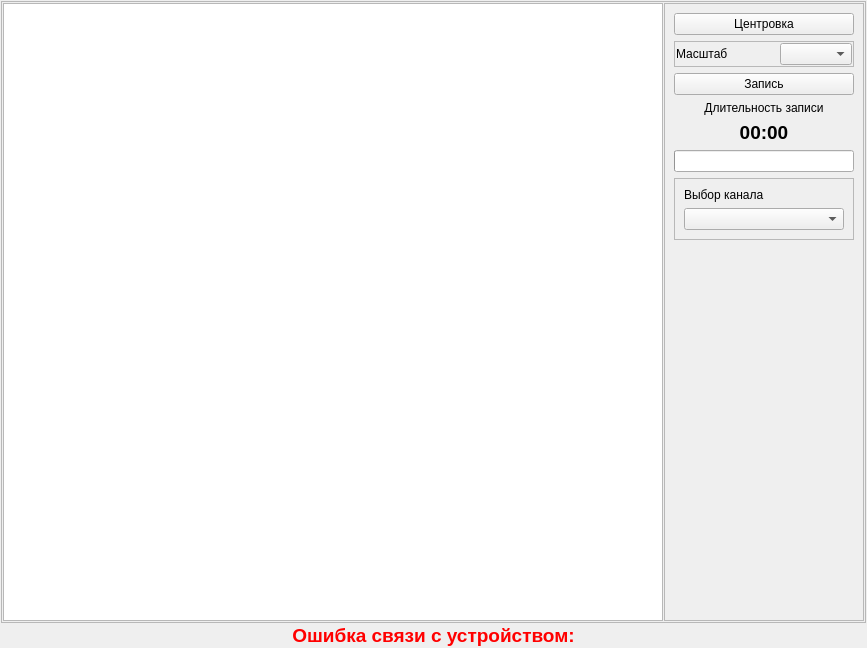
<?xml version="1.0" encoding="UTF-8"?>
<ui version="4.0">
 <class>TrenTakePutExecute</class>
 <widget class="QWidget" name="TrenTakePutExecute">
  <property name="geometry">
   <rect>
    <x>0</x>
    <y>0</y>
    <width>867</width>
    <height>648</height>
   </rect>
  </property>
  <property name="windowTitle">
   <string>Form</string>
  </property>
  <layout class="QVBoxLayout" name="verticalLayout_2">
   <property name="spacing">
    <number>1</number>
   </property>
   <property name="leftMargin">
    <number>1</number>
   </property>
   <property name="topMargin">
    <number>1</number>
   </property>
   <property name="rightMargin">
    <number>1</number>
   </property>
   <property name="bottomMargin">
    <number>1</number>
   </property>
   <item>
    <widget class="QFrame" name="frMain">
     <property name="frameShape">
      <enum>QFrame::StyledPanel</enum>
     </property>
     <property name="frameShadow">
      <enum>QFrame::Raised</enum>
     </property>
     <layout class="QHBoxLayout" name="horizontalLayout">
      <property name="spacing">
       <number>1</number>
      </property>
      <property name="leftMargin">
       <number>1</number>
      </property>
      <property name="topMargin">
       <number>1</number>
      </property>
      <property name="rightMargin">
       <number>1</number>
      </property>
      <property name="bottomMargin">
       <number>1</number>
      </property>
      <item>
       <widget class="QGraphicsView" name="gvGame"/>
      </item>
      <item>
       <widget class="QFrame" name="frControl">
        <property name="sizePolicy">
         <sizepolicy hsizetype="Fixed" vsizetype="Preferred">
          <horstretch>3</horstretch>
          <verstretch>0</verstretch>
         </sizepolicy>
        </property>
        <property name="minimumSize">
         <size>
          <width>200</width>
          <height>0</height>
         </size>
        </property>
        <property name="frameShape">
         <enum>QFrame::StyledPanel</enum>
        </property>
        <property name="frameShadow">
         <enum>QFrame::Raised</enum>
        </property>
        <layout class="QVBoxLayout" name="verticalLayout">
         <item>
          <widget class="QPushButton" name="btnZeroing">
           <property name="text">
            <string>Центровка</string>
           </property>
           <property name="icon">
            <iconset resource="../../kernel.qrc">
             <normaloff>:/images/Zeroing.png</normaloff>:/images/Zeroing.png</iconset>
           </property>
           <property name="iconSize">
            <size>
             <width>22</width>
             <height>22</height>
            </size>
           </property>
          </widget>
         </item>
         <item>
          <widget class="QFrame" name="frScale">
           <property name="frameShape">
            <enum>QFrame::StyledPanel</enum>
           </property>
           <property name="frameShadow">
            <enum>QFrame::Raised</enum>
           </property>
           <layout class="QHBoxLayout" name="horizontalLayout_2">
            <property name="leftMargin">
             <number>1</number>
            </property>
            <property name="topMargin">
             <number>1</number>
            </property>
            <property name="rightMargin">
             <number>1</number>
            </property>
            <property name="bottomMargin">
             <number>1</number>
            </property>
            <item>
             <widget class="QLabel" name="lblScale">
              <property name="sizePolicy">
               <sizepolicy hsizetype="Preferred" vsizetype="Preferred">
                <horstretch>2</horstretch>
                <verstretch>0</verstretch>
               </sizepolicy>
              </property>
              <property name="text">
               <string>Масштаб</string>
              </property>
             </widget>
            </item>
            <item>
             <widget class="QComboBox" name="cbScale">
              <property name="sizePolicy">
               <sizepolicy hsizetype="Preferred" vsizetype="Fixed">
                <horstretch>1</horstretch>
                <verstretch>0</verstretch>
               </sizepolicy>
              </property>
             </widget>
            </item>
           </layout>
          </widget>
         </item>
         <item>
          <widget class="QPushButton" name="btnRecord">
           <property name="text">
            <string>Запись</string>
           </property>
           <property name="icon">
            <iconset resource="../../kernel.qrc">
             <normaloff>:/images/Save.png</normaloff>:/images/Save.png</iconset>
           </property>
           <property name="iconSize">
            <size>
             <width>22</width>
             <height>22</height>
            </size>
           </property>
          </widget>
         </item>
         <item>
          <widget class="QLabel" name="lblRecLenTitle">
           <property name="text">
            <string>Длительность записи</string>
           </property>
           <property name="alignment">
            <set>Qt::AlignCenter</set>
           </property>
          </widget>
         </item>
         <item>
          <widget class="QLabel" name="lblRecLen">
           <property name="font">
            <font>
             <family>MS Shell Dlg 2</family>
             <pointsize>14</pointsize>
             <weight>75</weight>
             <bold>true</bold>
            </font>
           </property>
           <property name="text">
            <string>00:00</string>
           </property>
           <property name="alignment">
            <set>Qt::AlignCenter</set>
           </property>
          </widget>
         </item>
         <item>
          <widget class="QProgressBar" name="pbRec">
           <property name="value">
            <number>0</number>
           </property>
           <property name="textVisible">
            <bool>false</bool>
           </property>
          </widget>
         </item>
         <item>
          <widget class="QFrame" name="frSelectChannel">
           <property name="frameShape">
            <enum>QFrame::StyledPanel</enum>
           </property>
           <property name="frameShadow">
            <enum>QFrame::Raised</enum>
           </property>
           <layout class="QVBoxLayout" name="verticalLayout_3">
            <item>
             <widget class="QLabel" name="lblSelectChannel">
              <property name="text">
               <string>Выбор канала</string>
              </property>
             </widget>
            </item>
            <item>
             <widget class="QComboBox" name="cbSelectChannel"/>
            </item>
           </layout>
          </widget>
         </item>
         <item>
          <spacer name="verticalSpacer">
           <property name="orientation">
            <enum>Qt::Vertical</enum>
           </property>
           <property name="sizeHint" stdset="0">
            <size>
             <width>20</width>
             <height>40</height>
            </size>
           </property>
          </spacer>
         </item>
        </layout>
       </widget>
      </item>
     </layout>
    </widget>
   </item>
   <item>
    <widget class="QLabel" name="lblCommunicationError">
     <property name="sizePolicy">
      <sizepolicy hsizetype="Preferred" vsizetype="Fixed">
       <horstretch>0</horstretch>
       <verstretch>0</verstretch>
      </sizepolicy>
     </property>
     <property name="palette">
      <palette>
       <active>
        <colorrole role="WindowText">
         <brush brushstyle="SolidPattern">
          <color alpha="255">
           <red>255</red>
           <green>0</green>
           <blue>0</blue>
          </color>
         </brush>
        </colorrole>
        <colorrole role="Base">
         <brush brushstyle="SolidPattern">
          <color alpha="255">
           <red>255</red>
           <green>0</green>
           <blue>0</blue>
          </color>
         </brush>
        </colorrole>
        <colorrole role="Window">
         <brush brushstyle="SolidPattern">
          <color alpha="255">
           <red>255</red>
           <green>0</green>
           <blue>0</blue>
          </color>
         </brush>
        </colorrole>
       </active>
       <inactive>
        <colorrole role="WindowText">
         <brush brushstyle="SolidPattern">
          <color alpha="255">
           <red>255</red>
           <green>0</green>
           <blue>0</blue>
          </color>
         </brush>
        </colorrole>
        <colorrole role="Base">
         <brush brushstyle="SolidPattern">
          <color alpha="255">
           <red>255</red>
           <green>0</green>
           <blue>0</blue>
          </color>
         </brush>
        </colorrole>
        <colorrole role="Window">
         <brush brushstyle="SolidPattern">
          <color alpha="255">
           <red>255</red>
           <green>0</green>
           <blue>0</blue>
          </color>
         </brush>
        </colorrole>
       </inactive>
       <disabled>
        <colorrole role="WindowText">
         <brush brushstyle="SolidPattern">
          <color alpha="255">
           <red>120</red>
           <green>120</green>
           <blue>120</blue>
          </color>
         </brush>
        </colorrole>
        <colorrole role="Base">
         <brush brushstyle="SolidPattern">
          <color alpha="255">
           <red>255</red>
           <green>0</green>
           <blue>0</blue>
          </color>
         </brush>
        </colorrole>
        <colorrole role="Window">
         <brush brushstyle="SolidPattern">
          <color alpha="255">
           <red>255</red>
           <green>0</green>
           <blue>0</blue>
          </color>
         </brush>
        </colorrole>
       </disabled>
      </palette>
     </property>
     <property name="font">
      <font>
       <pointsize>14</pointsize>
       <weight>75</weight>
       <bold>true</bold>
      </font>
     </property>
     <property name="text">
      <string>Ошибка связи с устройством:</string>
     </property>
     <property name="alignment">
      <set>Qt::AlignCenter</set>
     </property>
    </widget>
   </item>
  </layout>
 </widget>
 <resources>
  <include location="../../kernel.qrc"/>
 </resources>
 <connections>
  <connection>
   <sender>cbSelectChannel</sender>
   <signal>currentIndexChanged(int)</signal>
   <receiver>TrenTakePutExecute</receiver>
   <slot>on_selectChannel(int)</slot>
   <hints>
    <hint type="sourcelabel">
     <x>724</x>
     <y>226</y>
    </hint>
    <hint type="destinationlabel">
     <x>869</x>
     <y>233</y>
    </hint>
   </hints>
  </connection>
  <connection>
   <sender>btnZeroing</sender>
   <signal>clicked()</signal>
   <receiver>TrenTakePutExecute</receiver>
   <slot>on_zeroing()</slot>
   <hints>
    <hint type="sourcelabel">
     <x>815</x>
     <y>29</y>
    </hint>
    <hint type="destinationlabel">
     <x>866</x>
     <y>29</y>
    </hint>
   </hints>
  </connection>
  <connection>
   <sender>cbScale</sender>
   <signal>activated(int)</signal>
   <receiver>TrenTakePutExecute</receiver>
   <slot>on_scaleChange(int)</slot>
   <hints>
    <hint type="sourcelabel">
     <x>806</x>
     <y>58</y>
    </hint>
    <hint type="destinationlabel">
     <x>867</x>
     <y>59</y>
    </hint>
   </hints>
  </connection>
 </connections>
 <slots>
  <slot>on_selectChannel(int)</slot>
  <slot>on_zeroing()</slot>
  <slot>on_scaleChange(int)</slot>
 </slots>
</ui>
